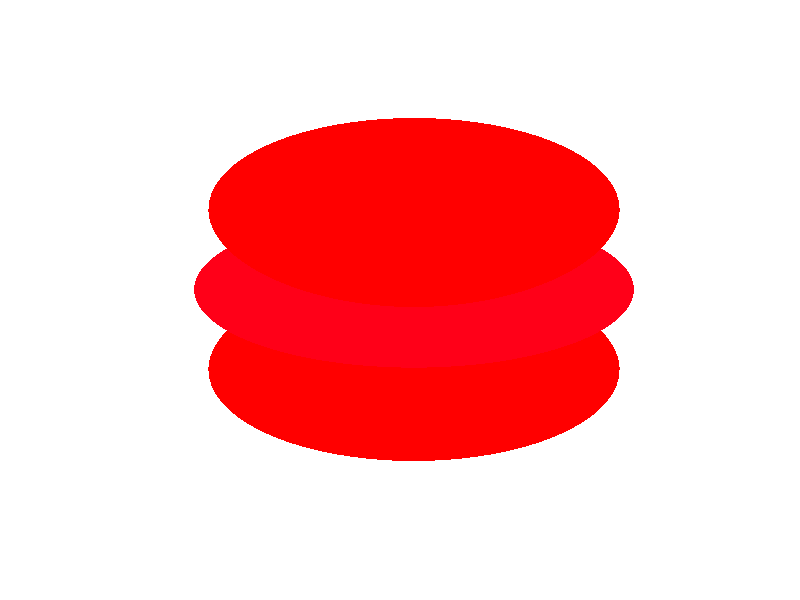

Source code (MATLAB): (Note: this script raises an error after producing the figure.)
% Grid points
nx = 128;
ny = 128;

% Spinor components
zetaP2 = zeros(nx, ny);
zetaP1 = zeros(nx, ny);
zeta0 = ones(nx, ny);
zetaM1 = zeros(nx, ny);
zetaM2 = zeros(nx, ny);

% discretize sphere surface
resolution = 200;
delta = pi/resolution;
theta = 0:delta:pi; % altitude
phi = 0:2*delta:2*pi; % azimuth
[phi,theta] = meshgrid(phi,theta);

% Spin-2 spherical harmonics
Y_2p2 = 0.25 * sqrt(15 / (2*pi)).* exp(2j * phi).* sin(theta).^2;
Y_2p1 = -0.5 * sqrt(15 / (2*pi)) * exp(1j * phi).* sin(theta).*cos(theta);
Y_2p0 = 0.25 * sqrt(5 / pi) * (3 * cos(theta).^2 - 1);
Y_2m1 = 0.5 * sqrt(15 / (2*pi)) * exp(-1j * phi).* sin(theta).*cos(theta);
Y_2m2 = 0.25 * sqrt(15 / (2*pi)).* exp(-2j * phi).* sin(theta).^2;

% Plot spherical harmonic
zsph = zetaP2(64, 64).* Y_2p2 ...
    + zetaP1(64, 64).* Y_2p1 ...
    + zeta0(64, 64).* Y_2p0 ...
    + zetaM1(64, 64).* Y_2m1 ...
    + zetaM2(64, 64).* Y_2m2;

scale = 1.0;
zsph = zsph * scale;
xx = abs(zsph).^2.*sin(theta).*cos(phi);
yy = abs(zsph).^2.*sin(theta).*sin(phi);
zz = abs(zsph).^2.*cos(theta);

h = surf(xx,yy,zz,angle(zsph));
set(h, 'LineStyle','none')
axis off;
colormap(hsv);
clim([-pi pi]);
camlight left
camlight right
lighting phong
daspect([1 1 1]);
view(-23, 30);
exportgraphics(gca, '../../../thesis_tikz/gfx/UN-spherical.pdf');
